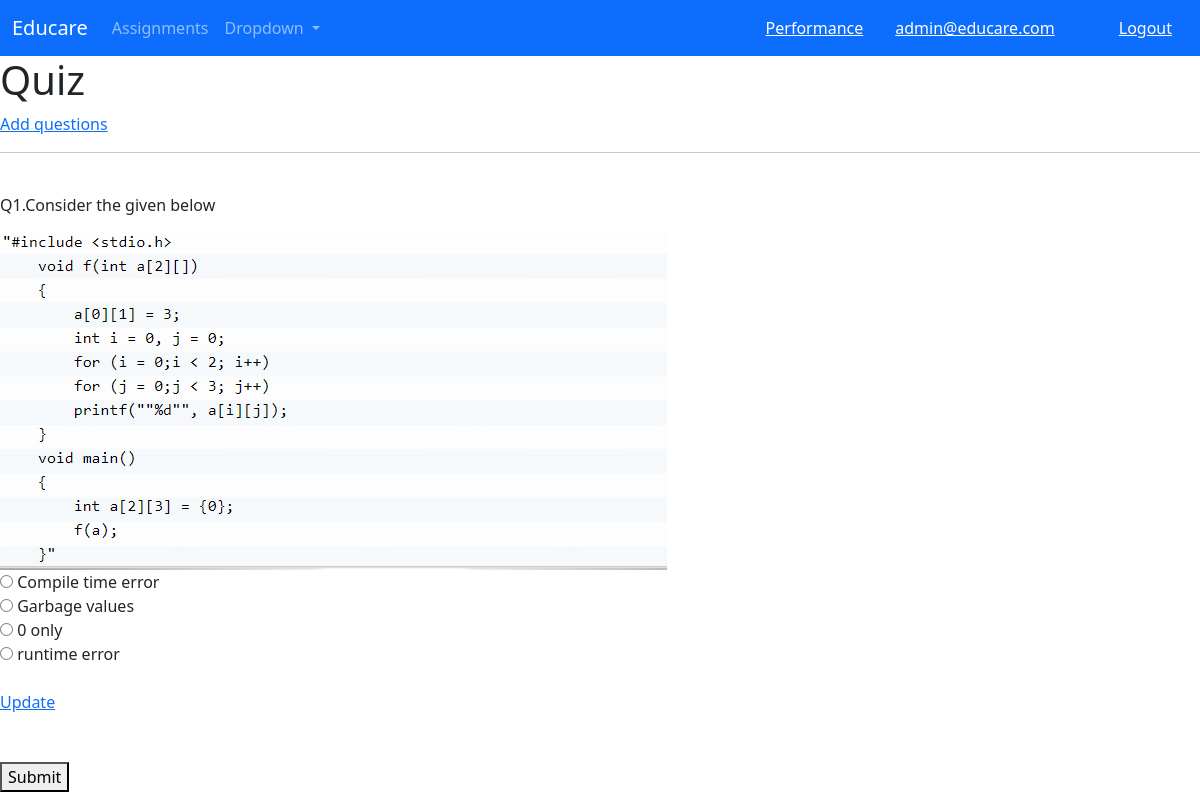
/assignments/attempt/1/1/ (signed in), run on the app's committed database.
### accounts/models.py (models this page shows)
class User(AbstractBaseUser, PermissionsMixin):
    email = models.EmailField(unique=True)
    first_name = models.CharField(max_length=120)
    last_name = models.CharField(max_length=120)
    is_staff = models.BooleanField(default=False)
    is_active = models.BooleanField(default=True)
    objects = CustomAccountManager()
    USERNAME_FIELD = 'email'
    REQUIRED_FIELDS = ['first_name', 'last_name']
    def __str__(self):
        return self.email

### assignments/models.py (models this page shows, shortened)
class Quiz_Questions(models.Model):
    quiz_id = models.ForeignKey("Quiz", on_delete=models.CASCADE)
    question_id = models.ForeignKey("Questions", on_delete=models.CASCADE)

class Questions(models.Model):
    question_id = models.AutoField(primary_key=True)
    question_description = models.TextField(null=True)
    choice_1 = models.CharField(max_length=200, null=True)
    choice_2 = models.CharField(max_length=200, null=True)
    choice_3 = models.CharField(max_length=200, null=True)
    choice_4 = models.CharField(max_length=200, null=True)
    correct_choice = models.IntegerField()
    question_image_address = models.ImageField(
        upload_to="images/", blank=True, null=True
    )

### assignments/views.py (the view, shortened to what this page needs)
class AttemptQuizView(LoginRequiredMixin, TemplateView):
    template_name = "assignments/attempt_quiz.html"
    context_object_name = "questions"
    def get_context_data(self, **kwargs):
        data = super().get_context_data(**kwargs)
        data["questions"] = Quiz_Questions.objects.filter(quiz_id=self.kwargs.get("pk"))
        return data

### templates/assignments/attempt_quiz.html (shortened to what this page needs)
{% extends 'base.html' %}
{% load static %}
{% block content %}
<h1>Quiz</h1>
{% if request.user.is_superuser %}
<a type="button" href="{% url 'assignments:question-add' pk%}">Add
  questions</a>
{% endif %}
<hr>
<br>
<form action="" method="post" id="postData">
  {% for question in questions %}
  <p>Q{{forloop.counter}}.{{question.question_id.question_description}}</p>
  {% if question.question_id.question_image_address %}
  <div>
    <img src="{{question.question_id.question_image_address.url}}" alt="Image">
  </div>
  {% endif %}
  <input type="radio" id="choice_{{question.question_id.question_id}}_1" name="{{question.question_id.question_id}}"
    value="1">
  <label for="choice_{{question.question_id.question_id}}_1">{{question.question_id.choice_1}}</label><br>
  <input type="radio" id="choice_{{question.question_id.question_id}}_2" name="{{question.question_id.question_id}}"
    value="2">
  <label for="choice_{{question.question_id.question_id}}_2">{{question.question_id.choice_2}}</label><br>
  <input type="radio" id="choice_{{question.question_id.question_id}}_3" name="{{question.question_id.question_id}}"
    value="3">
  <label for="choice_{{question.question_id.question_id}}_3">{{question.question_id.choice_3}}</label><br>
  <input type="radio" id="choice_{{question.question_id.question_id}}_4" name="{{question.question_id.question_id}}"
    value="4">
  <label for="choice_{{question.question_id.question_id}}_4">{{question.question_id.choice_4}}</label><br>
  <br>
  {% if request.user.is_superuser %}
  <div>
    <a href="{% url 'assignments:question-update' course_id pk  question.question_id.pk %}">Update</a>
  </div>
  {% endif %}
  <br><br>
  {% empty %}
  <p>
    Looks like there are no questions at the movement...
  </p>
  {% endfor %}
  {% if questions %}
  <button type="submit" id="submit">Submit</button>
  {% endif %}
</form>
{% endblock content %}

### templates/navbar.html (shortened to what this page needs)
<nav class="navbar navbar-expand-lg navbar-dark bg-primary">
  <div class="container-fluid">
    <a class="navbar-brand" href="{% url 'home' %}">Educare</a>
    <div class="collapse navbar-collapse" id="navbarSupportedContent">
      <ul class="navbar-nav me-auto mb-2 mb-lg-0">
        <li class="nav-item">
          <a class="nav-link" href="{% url 'assignments:course-list' %}">Assignments</a>
        </li>
        <li class="nav-item dropdown">
          <a class="nav-link dropdown-toggle" href="#" id="navbarDropdown" role="button" data-bs-toggle="dropdown" aria-expanded="false">
            Dropdown
          </a>
        </li>
      </ul>
    </div>
    {% if request.user.is_authenticated %}
    <span class="mx-3"><a class = "text-white pe-3" href="{% url 'assignments:results' %}">Performance</a></span>
    <span class = "me-5"><a class = "text-white pe-3" href="{% url 'accounts:profile' request.user.pk %}">{{request.user}}</a></span>
    <span ><a class = "text-white pe-3" href= "{% url 'accounts:logout' %}">Logout</a></span>
    {% else %}
    <span ><a class = "text-white pe-3" href= "{% url 'accounts:login' %}">Login</a></span>
    <span ><a class = "text-white pe-3" href= "{% url 'accounts:registration' %}">Register</a></span>
    {% endif %}
  </div>
</nav>

### data on the page
User: user "admin@educare.com"
Quiz_Questions: question_id.question_description "Consider the given below", question_id.question_image_address (picture), question_id.choice_1 "Compile time error", question_id.choice_2 "Garbage values", question_id.choice_3 "0 only", question_id.choice_4 "runtime error"
